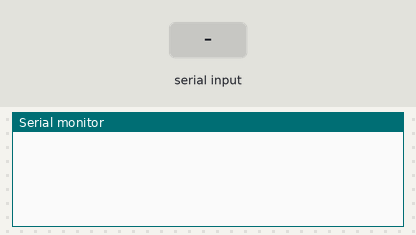
The sketch below on a simulated Arduino Mega 2560, built with avr-gcc and run on an emulated ATmega2560. Parts: the last lines printed to the serial monitor. Inputs (shaded band) come from the test bench.

Above: at 1.2 s.
1.3 s: ",\n" received over Serial
At 2.3 s:
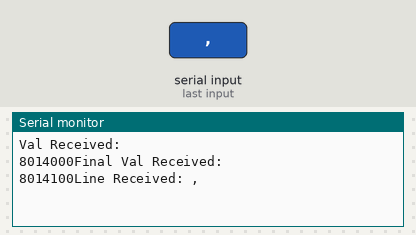
2.8 s: byte 44 (',') received over Serial
At 3.5 s:
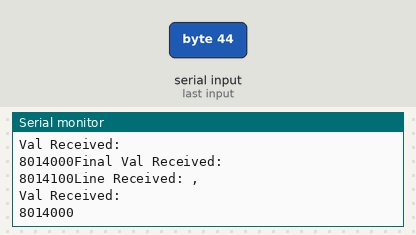
4.3 s: "90,45,200\n" received over Serial
At 4.7 s:
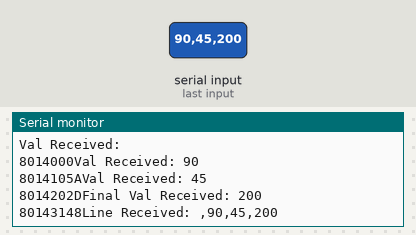
5.8 s: "30,150,10\n" received over Serial
At 7.0 s:
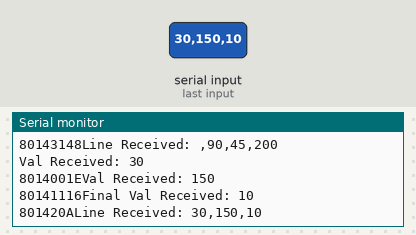
7.3 s: "90,45\n" received over Serial
At 8.4 s:
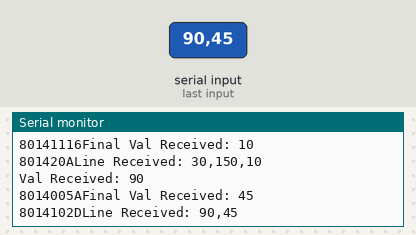
8.8 s: "30,150\n" received over Serial
At 9.6 s:
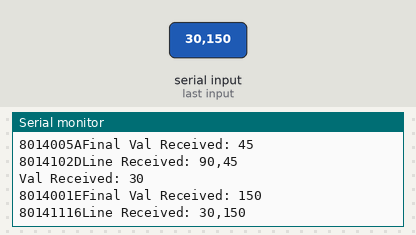

The sketch:

pololu_arduino.ino
```cpp
String inData = "";
String inDataSingle = "";
unsigned int servo0, servo1, servo2, servo3, servo4, servo5;
unsigned int count = 0;

void setup() {
  Serial.begin(9600);
  Serial1.begin(9600);
}

void loop() {
  while (Serial.available() > 0)
  {
    char received = Serial.read();
    inData += received;

    if (received == ',') {
      Serial.print("Val Received: ");
      Serial.println(inDataSingle);
      setServo(inDataSingle);
      inDataSingle = "";
      count++;
    } else {
      inDataSingle += received;
    }

    // Process message when new line character is recieved
    if (received == '\n') {
      Serial.print("Final Val Received: ");
      Serial.println(inDataSingle);
      setServo(inDataSingle);
      Serial.print("Line Received: ");
      Serial.print(inData);
      inData = ""; // Clear recieved buffer
      inDataSingle = "";
      count = 0;
    }
  }
}

void setServo(String angle) {
  if (count == 0) {
    servo0 = angle.toInt();
    pushServo(0, servo0);
  } else if (count == 1) {
    servo1 = angle.toInt();
    pushServo(1, servo1);
  } else if (count == 2) {
    servo2 = angle.toInt();
    pushServo(2, servo2);
  } else if (count == 3) {
    servo3 = angle.toInt();
    pushServo(3, servo3);
  } else if (count == 4) {
    servo4 = angle.toInt();
    pushServo(4, servo4);
  } else {
    servo5 = angle.toInt();
    pushServo(5, servo5);
  }
}

void pushServo(unsigned int servo, unsigned int angle) {
  //servo is the servo number (typically 0-7)
  //angle is the absolute position from 500 to 5500
  //Send a Pololu Protocol command
  Serial1.write(0x80);               //start byte
  Serial.print(0x80,HEX);
  Serial1.write(0x01);               //device id
  Serial.print(0x01,HEX);
  Serial1.write(0x04);               //command number
  Serial.print(0x04,HEX);
  Serial1.write(servo);              //servo number
  Serial.print(servo,DEC);
  //Convert the angle data into two 7-bit bytes
  Serial1.write(((angle>>7)&0x3f));  //data1
  Serial.print(((angle>>7)&0x3f),HEX);
  Serial1.write((angle&0x7f));       //data2
  Serial.print((angle&0x7f),HEX);
}
```

Measured:
- after the input at 1.3 s, the serial monitor: prints a new line at once (image 1)
- after the input at 2.8 s, the serial monitor: prints a new line at once (image 2)
- after the input at 4.3 s, the serial monitor: prints a new line at once (image 3)
- after the input at 5.8 s, the serial monitor: prints a new line at once (image 4)
- after the input at 7.3 s, the serial monitor: prints a new line at once (image 5)
- after the input at 8.8 s, the serial monitor: prints a new line at once (image 6)
